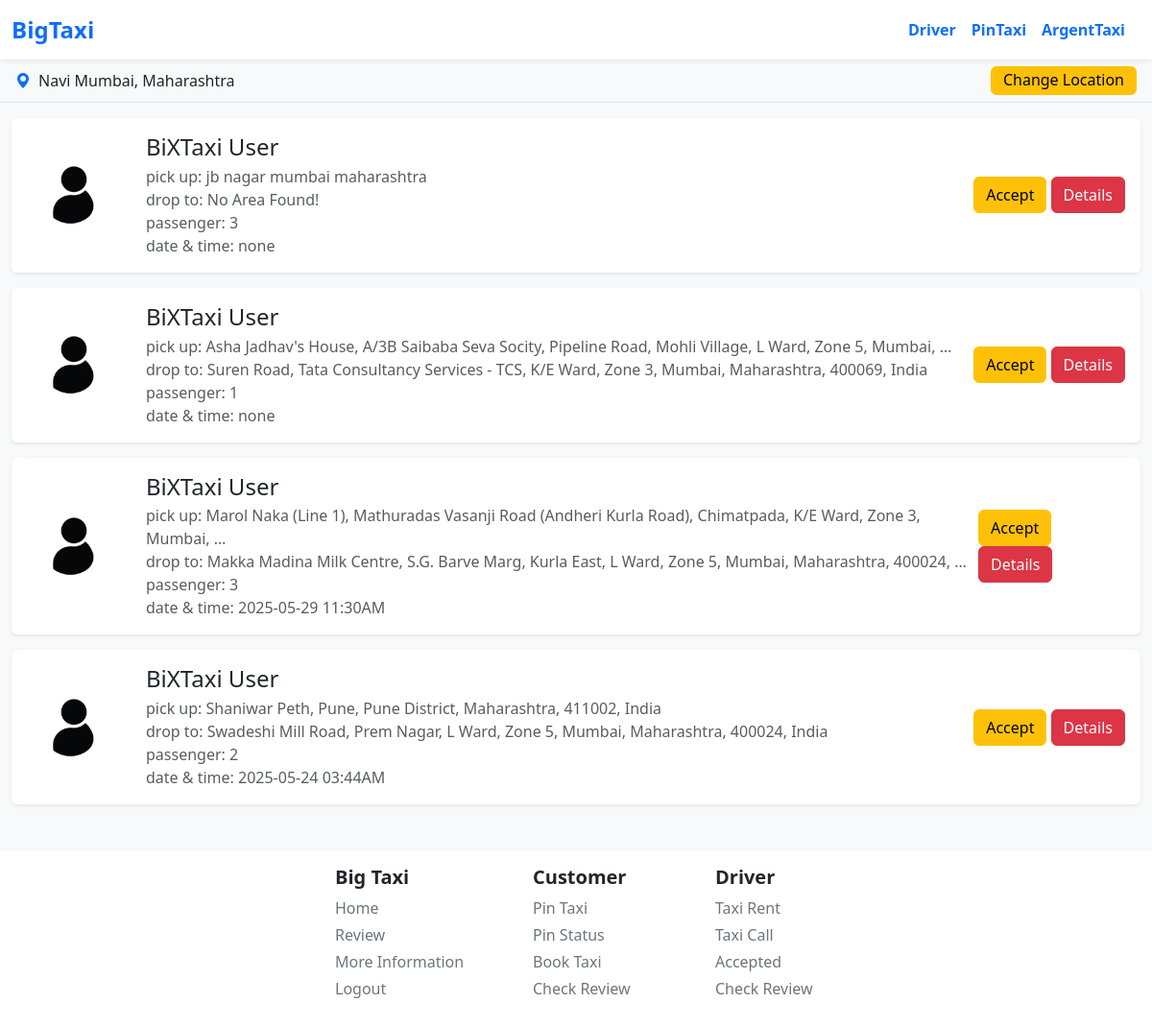
Screenshot of /home/pin/ (signed in) with the database file from the repository.
### Users/models.py (models this page shows, shortened)
class usersDataModel(models.Model):
    UserG = [
        ('Male', 'Male'),
        ('Female', 'Female'),
        ('Other', 'Other'),
        ('Not Check', 'Not Check'),
    ]
    UserC = [
        ('Developer', 'Developer'),
        ('Customer', 'Customer'),
        ('Driver', 'Driver'),
    ]
    ULink = models.ForeignKey(User, on_delete=models.CASCADE)
    UserCode = models.CharField(max_length=100, default='BIGTAXICODE1006463')
    UserCategory = models.CharField(choices=UserC, default='Customer')
    UserMobileNo = models.CharField(max_length=11)
    UserGender = models.CharField(max_length=100, default='Not Check')
    UserAge = models.CharField(max_length=3, default='')
    UserState = models.CharField(max_length=100, default='')
    UserCity = models.CharField(max_length=100, default='')
    UserPincode = models.CharField(max_length=20, default='')
    UserAddress = models.CharField(max_length=200, default='')
    UserPass = models.CharField(max_length=1000, default='password')
    CouponCode = models.CharField(max_length=50, null=True, blank=True)
    UProfileImage = models.ImageField(upload_to='profile/main/', default='profile/default/default.png')
    UProfileName = models.CharField(max_length=1000, default='BiXTaxi User')
    description = models.CharField(max_length=5000, default='No Description!')
    totalTripCount = models.IntegerField(default=0)
    dangerTripCount = models.IntegerField(default=0)

### taxi_app/models.py (models this page shows, shortened)
class PinTaxiAvailable(models.Model):
    taxiAvaId = models.CharField(max_length=50)
    taxiCity = models.CharField(max_length=500)
    customerId = models.ForeignKey(usersDataModel, on_delete=models.CASCADE)
    currentLocation = models.CharField(max_length=2000)
    toLocation = models.CharField(max_length=2000, default='No Area Found!')
    taxiPassenger = models.IntegerField(default=1)
    pincode = models.CharField(max_length=20, default=' ')
    couponCodeWas = models.CharField(max_length=100, default='Customer Not Have Coupon')
    taxiDate = models.DateField(auto_now_add=True)
    taxiTime = models.TimeField(auto_now_add=True)
    taxiDateAndTimeByUser = models.CharField(max_length=100, default='none')
    priceOfTravel = models.IntegerField(default=100)
    driverCode = models.CharField(max_length=100, default='DRIVERCODE')

### taxi_app/views.py (the view, shortened to what this page needs)
# urls.py: path('pin/', views.HomePageForTaxiAppViewFunction, name='home'),
def HomePageForTaxiAppViewFunction(request):
    DataOfPinTaxiLst = []; newLstOfDPTL = []
    if request.user.is_authenticated:
        dataFromNavBar = navbar(request)
        city = dataFromNavBar.get("userModelDataCityis"); state = dataFromNavBar.get("userModelDataStateis"); userCategory = dataFromNavBar.get('userCategoryis'); userBarCode = dataFromNavBar.get('userBarCodeAccessis')
    else: city = request.session.get('userDataCityis', 'defaultCity'); state = request.session.get('userDataStateis', 'defaultState')
    DataOfPinTaxiLst = PinTaxiAvailable.objects.filter(taxiCity=city)
    if not DataOfPinTaxiLst: DataOfPinTaxiLst = PinTaxiAvailable.objects.filter(currentLocation__icontains=state)
    if DataOfPinTaxiLst: newLstOfDPTL =  [(DPTL.customerId.UProfileImage,DPTL.customerId.UProfileName or 'BigTaxi Customer') for DPTL in DataOfPinTaxiLst]
    newDataOfBoth = zip(DataOfPinTaxiLst, newLstOfDPTL)
    context = { 'DataOfPinTaxiLst': newDataOfBoth, 'city' : city.title(), 'state' : state.title() }
    return render(request, 'main/home.html', context)

### taxi_app/navbar.py (called while the page is built)
def navbar(request):
    if request.user.is_authenticated:
        checkUser = User.objects.get(username = request.user.username); UDM = usersDataModel.objects.get(ULink = checkUser);
        userCategoryis = UDM.UserCategory
        userBarCodeAccessis = UDM.UserCode
        userModelDataCityis = UDM.UserCity
        userModelDataStateis = UDM.UserState
        return {'userCategoryis' : userCategoryis, 'userBarCodeAccessis' : userBarCodeAccessis, 'userModelDataCityis' : userModelDataCityis, 'userModelDataStateis' : userModelDataStateis}
    else:
        return {'userCategoryis' : None, 'userBarCodeAccessis' : None,  'userModelDataCityis' : None, 'userModelDataStateis' : None}

### templates/main/home.html (shortened to what this page needs)
{% extends 'base.html' %} {% load static %} {% block body %}
<form method="POST" action="" class="w-100">
  <div
    class="bg-light border-bottom d-flex justify-content-between align-items-center px-3 py-2"
    style="height: 45px"
  >
    <div class="d-flex align-items-center mt-1 mb-1">
      <i class="bi bi-geo-alt-fill text-primary me-2"></i>
      <span id="current-location-text" class="fw-medium">{{ city }}, {{ state }}</span>
    </div>
    <div class="d-flex align-items-center gap-2 mt-1 mb-1">
      {% if user.is_authenticated %}
        <button type="button" class="btn btn-warning height-to-button-location" id="change-location-btn">
          <span class="text-inside-location-button">
            Change Location
          </span>
        </button>
      {% else %}
        <a href="{% url 'taxi_app:lan' %}" class="btn btn-danger height-to-button-location">
          <span class="text-inside-location-button">
            Change Location
          </span>
        </a>
      {% endif %}
    </div>
  </div>
</form>
{% if DataOfPinTaxiLst %}
  {% for DPT, SEC in DataOfPinTaxiLst %}
  <div class="container-xxl my-3">
    <div
      class="bg-white shadow-sm rounded p-3 d-flex align-items-center flex-wrap flex-md-nowrap"
    >
      <div class="me-4 mb-3 mb-md-0">
        <img
          src="/media/{{ SEC.0 }}"
          alt="User Profile"
          class="rounded-circle"
          style="width: 100px; height: 100px; object-fit: cover"
        />
      </div>
      <div class="me-auto">
        <h4 class="mb-1">{{ SEC.1 }}</h4>
        <p class="text-muted mb-0">pick up: {{ DPT.currentLocation|truncatewords:16 }}</p>
        <p class="text-muted mb-0">drop to: {{ DPT.toLocation|truncatewords:16 }}</p>
        <p class="text-muted mb-0">passenger: {{ DPT.taxiPassenger }}</p>
        <p class="text-muted mb-0">date & time: {{ DPT.taxiDateAndTimeByUser }}</p>
      </div>
      <div class="mt-3 mt-md-0">
        {% if user.is_authenticated %}
        <form method="POST">
            <a href="#" class="btn btn-warning button-home">Accept</a>
            <button class="btn btn-danger button-home">Details</button>
          </form>
        {% else %}
          <a href="{% url 'driver:driverLogin' %}" class="btn btn-danger button-home">Details</a>
        {% endif %}
      </div>
    </div>
  </div>
  {% endfor %}
{% else %}
<div class="container mt-5">
  <div class="alert text-center" id="else-block-driver">
    There No Pin Taxi Available for This Location : {{ city }}, {{ state }}
  </div>
</div>
{% endif %}
{% endblock %}

### templates/base.html (shortened to what this page needs)
{% load static %}
<!DOCTYPE html>
<html lang="en">
  <head>
    <link
      href="https://cdn.jsdelivr.net/npm/bootstrap@5.3.0/dist/css/bootstrap.min.css"
      rel="stylesheet"
    />
    <link rel="stylesheet" href="{% static 'css/loader.css' %}">
    <link href="https://cdn.jsdelivr.net/npm/bootstrap-icons@1.10.5/font/bootstrap-icons.css" rel="stylesheet">
    <link rel="stylesheet" href="https://cdnjs.cloudflare.com/ajax/libs/font-awesome/6.5.0/css/all.min.css" />
  </head>
  <body class="bg-light">
    <div id="main-content">
      {% include 'inc/navbar.html' %} {% block body %} {% endblock %} {% include 'inc/footer.html' %}
    </div>
  </body>
</html>

### templates/inc/navbar.html (shortened to what this page needs)
<nav class="navbar navbar-expand-lg navbar-light bg-white shadow-sm">
  <div class="container-fluid">
    <a class="navbar-brand text-primary fw-bold fs-4" href="{% url 'taxi_app:autoRedirect' %}">BigTaxi</a>
    <div class="ms-auto d-flex align-items-center">
      {% if user.is_authenticated %}
          {% if userCategoryis == 'Customer' %}
             <a href="#" class="me-3 text-color-navbar">Customer</a>
            <a href="{% url 'taxi_app:pinTaxi' %}" class="me-3 text-color-navbar">PinTaxi</a>
            <a href="#" class="me-3 text-color-navbar">ArgentTaxi</a>
          {% elif userCategoryis == 'Driver' %}
            <a href="#" class="me-3 text-color-navbar">Driver</a>
            <a href="#" class="me-3 text-color-navbar">PinTaxi</a>
            <a href="#" class="me-3 text-color-navbar">ArgentTaxi</a>
          {% elif userCategoryis == 'Developer' %}
             <a href="#" class="me-3 text-color-navbar">Developer</a>
            <a href="#" class="me-3 text-color-navbar">TaxiSuggest</a>
            <a href="#" class="me-3 text-color-navbar">ArgentTaxi</a>
            <a href="#" class="me-3 text-color-navbar">Informations</a>
          {% endif %}
      {% else %}
          <a href="{% url 'driver:customerLogin' %}" class="btn btn-outline-primary me-2">Login</a>
          <a href="{% url 'driver:customerSignup' %}" class="btn btn-outline-primary me-2">Signup</a>
      {% endif %}
    </div>
  </div>
</nav>

### templates/inc/footer.html (shortened to what this page needs)
<footer class="bg-white shadow-sm mt-5 py-3">
  <div class="container-xxl">
    <div class="row text-center text-md-start d-flex align-items-center justify-content-center ms-5">
      <div class="col-6 col-md-2 mb-2">
        <h5 class="fw-bold">Big Taxi</h5>
        {% if user.is_authenticated %}
          <span class="d-block mb-1"><a href="{% url 'taxi_app:autoRedirect' %}" class="a-footer-tag">Home</a></span>
          <span class="d-block mb-1"><a href="{% url 'taxi_app:review' %}" class="a-footer-tag">Review</a></span>
          <span class="d-block mb-1"><a href="{% url 'driver:inforamtion' %}" class="a-footer-tag">More Information</a></span>
          <span class="d-block mb-1"><a href="{% url 'driver:logOut' %}" class="a-footer-tag">Logout</a></span>
        {% else %}
          <span class="d-block mb-1"><a href="{% url 'taxi_app:lan' %}" class="a-footer-tag">Home</a></span>
          <span class="d-block mb-1"><a href="{% url 'driver:inforamtion' %}" class="a-footer-tag">More Information</a></span>
        {% endif %}
      </div>
      <div class="col-6 col-md-2 mb-2 ms-md-3 ms-2">
        <h5 class="fw-bold">Customer</h5>
        {% if user.is_authenticated %}
            <span class="d-block mb-1"><a href="#" class="a-footer-tag">Pin Taxi</a></span>
            <span class="d-block mb-1"><a href="#" class="a-footer-tag">Pin Status</a></span>
            <span class="d-block mb-1"><a href="#" class="a-footer-tag">Book Taxi</a></span>
            <span class="d-block mb-1"><a href="#" class="a-footer-tag">Check Review</a></span>
        {% else %}
          <span class="d-block mb-1"><a href="{% url 'driver:customerLogin' %}" class="a-footer-tag">Login</a></span>
          <span class="d-block mb-1"><a href="{% url 'driver:customerSignup' %}" class="a-footer-tag">Signup</a></span>
        {% endif %}
      </div>
      <div class="col-6 col-md-2 mb-2">
        <h5 class="fw-bold">Driver</h5>
        {% if user.is_authenticated %}
          <span class="d-block mb-1"><a href="#" class="a-footer-tag">Taxi Rent</a></span>
          <span class="d-block mb-1"><a href="#" class="a-footer-tag">Taxi Call</a></span>
          <span class="d-block mb-1"><a href="#" class="a-footer-tag">Accepted</a></span>
          <span class="d-block mb-1"><a href="#" class="a-footer-tag">Check Review</a></span>
        {% else %}
          <span class="d-block mb-1"><a href="{% url 'driver:driverLogin' %}" class="a-footer-tag">Login</a></span>
        <span class="d-block mb-1"><a href="{% url 'driver:driverSignup' %}" class="a-footer-tag">Signup</a></span>
        {% endif %}
      </div>
    </div>
  </div>
</footer>

### templates/inc/navbar.html (style rules this page uses)
a { text-decoration: none; }
.text-color-navbar { font-weight: 550; }

### templates/main/home.html (style rules this page uses)
.height-to-button-location { height: 30px !important; }
.text-inside-location-button { position: relative; top: -5px; }

### templates/inc/footer.html (style rules this page uses)
a { text-decoration: none; }
.a-footer-tag { color: #6c757d; }

### rows the page displays
usersDataModel: UserCity "Navi Mumbai", UserState "Maharashtra"
PinTaxiAvailable: UProfileImage (placeholder picture), UProfileName "BiXTaxi User", currentLocation "jb nagar mumbai maharashtra", toLocation "No Area Found!", taxiPassenger "3", taxiDateAndTimeByUser "none"
PinTaxiAvailable: UProfileImage (placeholder picture), UProfileName "BiXTaxi User", currentLocation "Asha Jadhav's House, A/3B Saibaba Seva Socity, Pipeline Road, Mohli Village, L Ward, Zone 5, Mumbai, …", toLocation "Suren Road, Tata Consultancy Services - TCS, K/E Ward, Zone 3, Mumbai, Maharashtra, 400069, India", taxiPassenger "1", taxiDateAndTimeByUser "none"
PinTaxiAvailable: UProfileImage (placeholder picture), UProfileName "BiXTaxi User", currentLocation "Marol Naka (Line 1), Mathuradas Vasanji Road (Andheri Kurla Road), Chimatpada, K/E Ward, Zone 3, Mumbai, …", toLocation "Makka Madina Milk Centre, S.G. Barve Marg, Kurla East, L Ward, Zone 5, Mumbai, Maharashtra, 400024, …", taxiPassenger "3", taxiDateAndTimeByUser "2025-05-29 11:30AM"
PinTaxiAvailable: UProfileImage (placeholder picture), UProfileName "BiXTaxi User", currentLocation "Shaniwar Peth, Pune, Pune District, Maharashtra, 411002, India", toLocation "Swadeshi Mill Road, Prem Nagar, L Ward, Zone 5, Mumbai, Maharashtra, 400024, India", taxiPassenger "2", taxiDateAndTimeByUser "2025-05-24 03:44AM"
